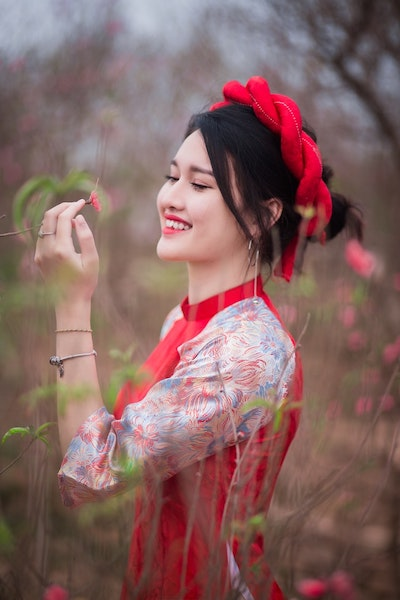
#> input picture lectures/1-partial-exam/3-lec/1-Простори-на-бои/Example4/image2.jpg, 400 x 600 px
$ python color_quantization_kmeans.py
#> lines starting #> are read from the running program, lines starting #| are printed output that depends on the picture
import numpy as np
import cv2

img = cv2.imread('image2.jpg')
#> img is the input picture: shape (600, 400, 3); mean B, G, R 98, 100.1, 133.3
#img = cv2.cvtColor(img, cv2.COLOR_BGR2LAB)

# the unspecified value is inferred to be number of pixels
Z = img.reshape((-1, 3))
print(Z)
#> (printed output is left out)
# convert to np.float32
Z = np.float32(Z)

# define criteria, number of clusters(K) and apply kmeans()
criteria = (cv2.TERM_CRITERIA_EPS + cv2.TERM_CRITERIA_MAX_ITER, 10, 1.0)
K = 10
compactness, label, center = cv2.kmeans(Z, K, None, criteria, 10, cv2.KMEANS_RANDOM_CENTERS)
#> compactness = 141270237.6; center = [[155.2, 156.8, 200.3], [107.1, 117.5, 145.3], [37.52, 26.37, 129.5], [150.8, 142.8, 150.8], [19.97, 15.41, 25.36], [83.18, 91.58, 119.4], [61.06, 68.45, 93.89], [204.1, 195.3, 211.8], [41.75, 45.73, 63.62], [73.9, 39.69, 223.8]]

# Now convert back into uint8, and make original image
center = np.uint8(center)
#> center = [[155, 156, 200], [107, 117, 145], [37, 26, 129], [150, 142, 150], [19, 15, 25], [83, 91, 119], [61, 68, 93], [204, 195, 211], [41, 45, 63], [73, 39, 223]]
print(center)
#| [[155 156 200]
#|  [107 117 145]
#|  [ 37  26 129]
#|  [150 142 150]
#|  [ 19  15  25]
#|  [ 83  91 119]
#|  [ 61  68  93]
#|  [204 195 211]
#|  [ 41  45  63]
#|  [ 73  39 223]]
print(label)
#> (printed output is left out)
res = center[label.flatten()]
print(res)
#> (printed output is left out)
res2 = res.reshape((img.shape))
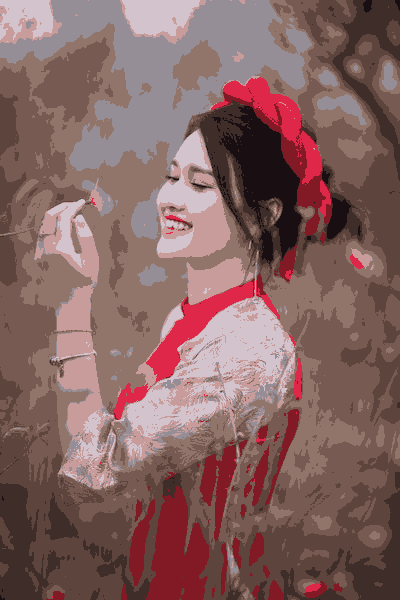
#> res2: shape (600, 400, 3); mean B, G, R 97.7, 99.6, 132.8
#res2 = cv2.cvtColor(res2, cv2.COLOR_LAB2BGR)

cv2.imshow('res2', res2)
cv2.imwrite('img_rgb.jpg', res2)
# cv2.imwrite('img_lab.jpg', res2)
cv2.waitKey(0)
cv2.destroyAllWindows()

$ run again, with lectures/1-partial-exam/3-lec/1-Простори-на-бои/Example4/image1.jpg copied over lectures/1-partial-exam/3-lec/1-Простори-на-бои/Example4/image2.jpg
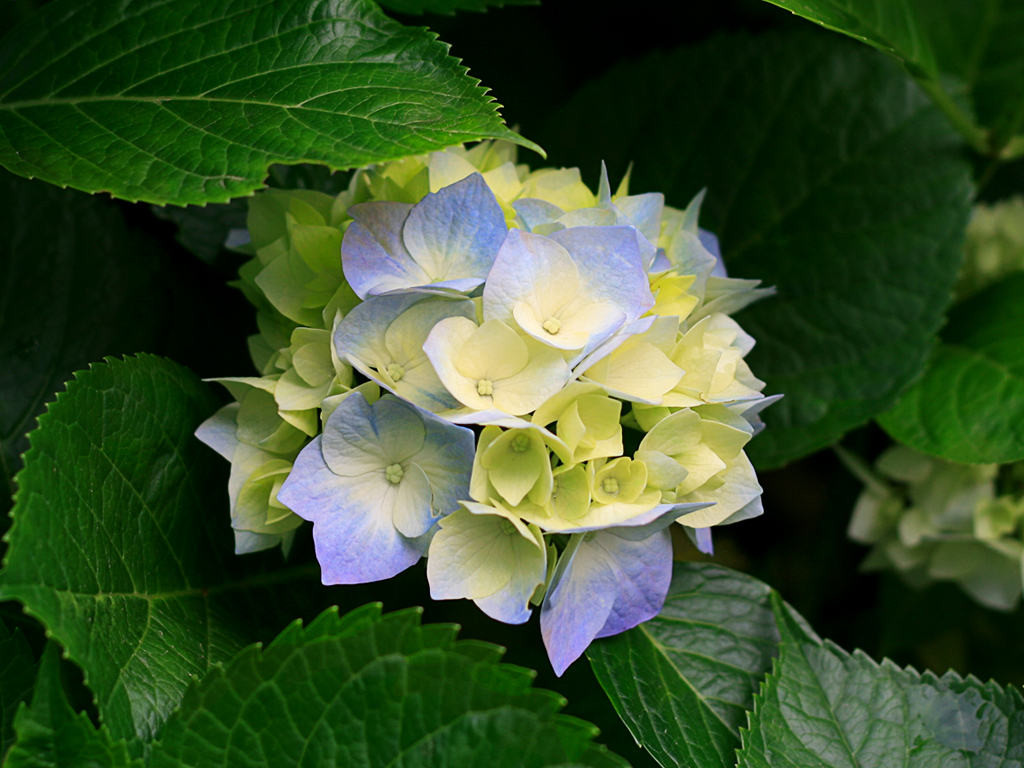
#> input picture lectures/1-partial-exam/3-lec/1-Простори-на-бои/Example4/image1.jpg, 1024 x 768 px
#> img is the input picture: shape (768, 1024, 3); mean B, G, R 43.4, 81.3, 57.3
#> (printed output is left out)
#> `compactness, label, center = cv2.kmeans(Z, K, None, criteria, 10, cv2...`: compactness = 363331080.8; center = [[129, 195.2, 200.4], [86.09, 167.9, 165.8], [1.51, 21.04, 3.27], [168.6, 146.6, 139.8], [29.82, 93.33, 55.89], [91.96, 111.8, 94.23], [7.52, 61.86, 18.12], [218, 184.5, 182.5], [184.4, 218.7, 226.8], [49.27, 130.6, 114.1]]
#> `center = np.uint8(center)`: center = [[128, 195, 200], [86, 167, 165], [1, 21, 3], [168, 146, 139], [29, 93, 55], [91, 111, 94], [7, 61, 18], [218, 184, 182], [184, 218, 226], [49, 130, 114]]
#| [[128 195 200]
#|  [ 86 167 165]
#|  [  1  21   3]
#|  [168 146 139]
#|  [ 29  93  55]
#|  [ 91 111  94]
#> (further printed lines are left out)
#> (printed output is left out)
#> (printed output is left out)
#> `res2 = res.reshape((img.shape))`:
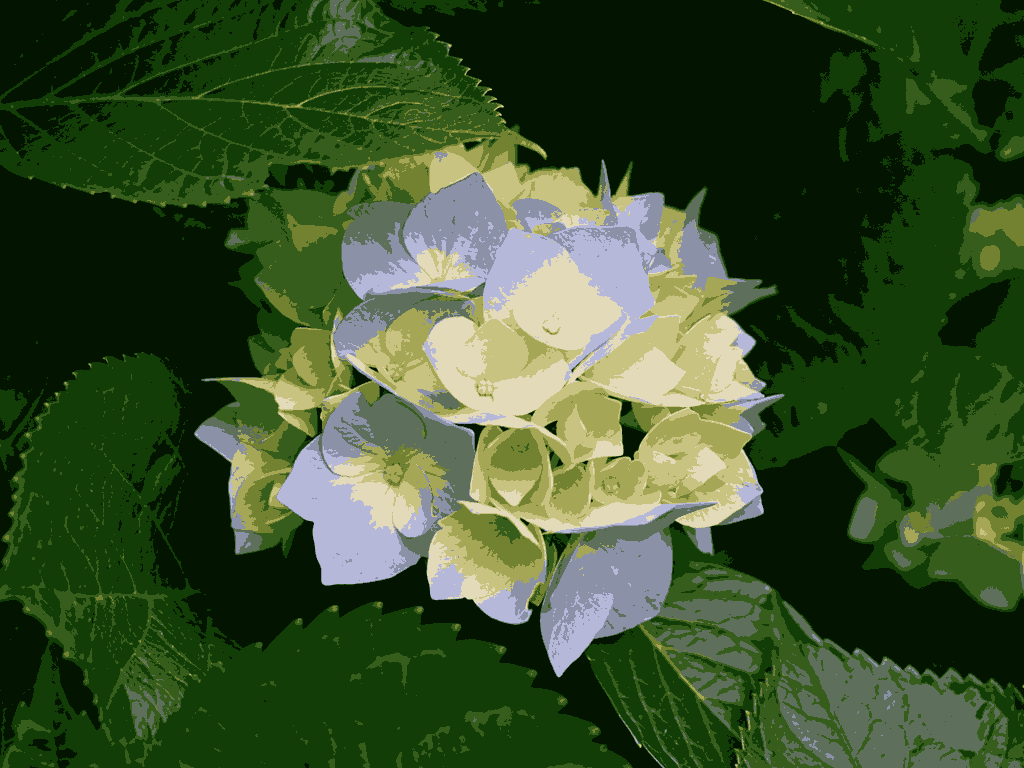
#> res2: shape (768, 1024, 3); mean B, G, R 42.9, 80.8, 56.9
